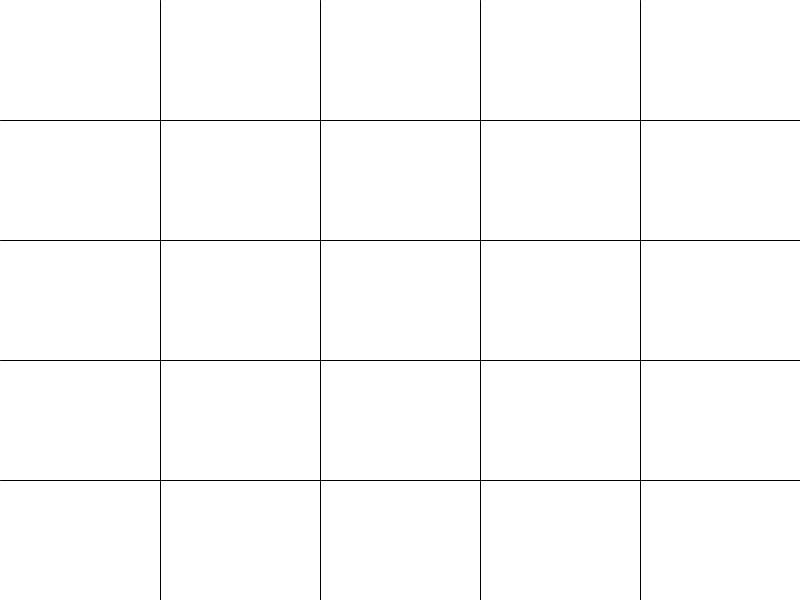
Frame 1 (no input)
Frame 60 (the mouse pressed at the canvas centre just before this capture): identical to frame 1, image omitted
Frame 120 (the mouse held since frame 60 and released just before this capture): identical to frame 1, image omitted

The Processing sketch that drew this single still picture (run headless with seeded random() and noise(); from frame 60 on, the mouse is pressed at the canvas centre):

// Processing sketch: grid
// ── grid.pde
int X = 5;
int Y = 5;
int xStep;
int yStep;

boolean xPress = false;
boolean yPress = false;

void setup(){
  size(800, 600);  
}

void draw(){
  background(255);
  
  if(Y<1){
    Y=1;
  }
  if(X<1){
    X=1;
  }
  
  xStep = width/X;
  yStep = height/Y;
  
  for(int i=1; i<X; ++i){
    line(i*xStep, 0, i*xStep, height);
  }
  
  for(int i=1; i<Y; ++i){
    line(0, i*yStep, width, i*yStep);
  } 
}

void keyPressed(){
  switch(keyCode){
    case UP:
      ++Y;
      break;
    case DOWN:
      --Y;
      break;
    case RIGHT:
      ++X;
      break;
    case LEFT:
      --X;
      break;
    case 'X':
      xPress = true;
      break;
    case 'Y':
      yPress = true;
      break;
    case '1':
    case '2':
    case '3':
    case '4':
    case '5':
    case '6':
    case '7':
    case '8':
    case '9':
      setCount(keyCode-48);
      break;
    case '0':
      setCount(10);
      break;
    default:
      break;
  }
}

void setCount(int num){
  if(xPress){
    X = num;
  }else if(yPress){
    Y = num;
  }else{}
  
  xPress = false;
  yPress = false;
}
  
